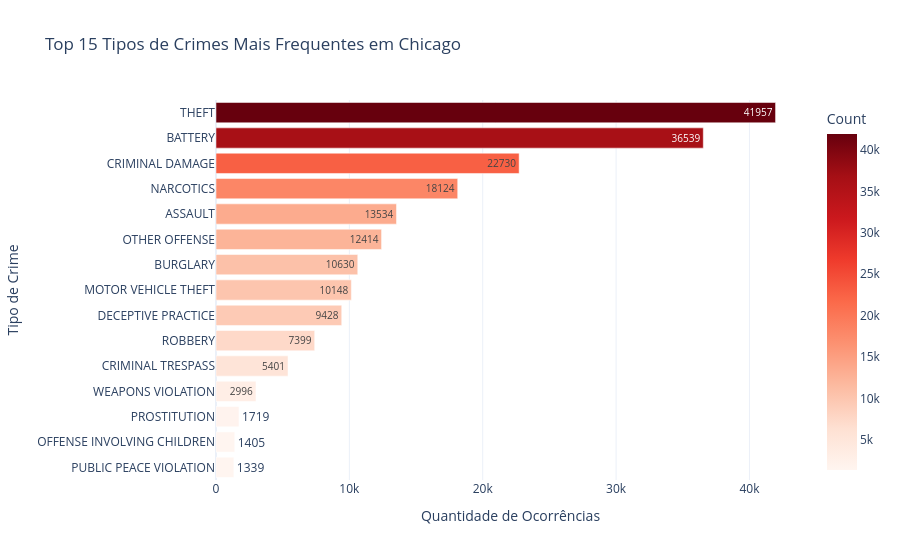

Notebook cell for this chart:
### Code cell
import pandas as pd
import plotly.express as px

# 1. Leitura do dataset
df = pd.read_csv("../data/chicago_crime_sample.csv")

# 2. Pré-processament, Converte a coluna 'date' para datetime
df['date'] = pd.to_datetime(df['date'], errors='coerce')

# 3. Contagem dos crimes (Top 15)
crime_counts = df["primary_type"].value_counts().reset_index()
crime_counts.columns = ["Crime Type", "Count"]
top_crimes = crime_counts.head(15)

# 4. Gráfico de Barras Interativo
fig = px.bar(
    top_crimes,
    x="Count", 
    y="Crime Type",
    orientation='h', # Barras horizontais para facilitar a leitura
    text="Count",
    title="Top 15 Tipos de Crimes Mais Frequentes em Chicago",
    color="Count", # Adiciona uma escala de cores baseada no volume
    color_continuous_scale="Reds"
)

# 5. Ajustes de layout
fig.update_layout(
    xaxis_title="Quantidade de Ocorrências",
    yaxis_title="Tipo de Crime",
    yaxis={'categoryorder':'total ascending'}, # Garante que o maior fique no topo
    template="plotly_white"
)

# Exibe o gráfico interativo
fig.show()

# salva como PNG
fig.write_html("../outputs/top15_crimes.html")

### Figure 1 — Plotly figure (JSON) as saved in the notebook; plotly's stock layout.template omitted (floating-point values rounded to 4 significant figures)
{"data": [{"hovertemplate": "Count=%{marker.color}<br>Crime Type=%{y}<extra></extra>", "legendgroup": "", "marker": {"color": [41957, 36539, 22730, 18124, 13534, 12414, 10630, 10148, 9428, 7399, 5401, 2996, 1719, 1405, 1339], "coloraxis": "coloraxis", "pattern": {"shape": ""}}, "name": "", "orientation": "h", "showlegend": false, "text": [41960.0, 36540.0, 22730.0, 18120.0, 13530.0, 12410.0, 10630.0, 10150.0, 9428.0, 7399.0, 5401.0, 2996.0, 1719.0, 1405.0, 1339.0], "textposition": "auto", "type": "bar", "x": [41957, 36539, 22730, 18124, 13534, 12414, 10630, 10148, 9428, 7399, 5401, 2996, 1719, 1405, 1339], "xaxis": "x", "y": ["THEFT", "BATTERY", "CRIMINAL DAMAGE", "NARCOTICS", "ASSAULT", "OTHER OFFENSE", "BURGLARY", "MOTOR VEHICLE THEFT", "DECEPTIVE PRACTICE", "ROBBERY", "CRIMINAL TRESPASS", "WEAPONS VIOLATION", "PROSTITUTION", "OFFENSE INVOLVING CHILDREN", "PUBLIC PEACE VIOLATION"], "yaxis": "y"}], "layout": {"barmode": "relative", "coloraxis": {"colorbar": {"title": {"text": "Count"}}, "colorscale": [[0, "rgb(255,245,240)"], [0.125, "rgb(254,224,210)"], [0.25, "rgb(252,187,161)"], [0.375, "rgb(252,146,114)"], [0.5, "rgb(251,106,74)"], [0.625, "rgb(239,59,44)"], [0.75, "rgb(203,24,29)"], [0.875, "rgb(165,15,21)"], [1, "rgb(103,0,13)"]]}, "legend": {"tracegroupgap": 0}, "title": {"text": "Top 15 Tipos de Crimes Mais Frequentes em Chicago"}, "xaxis": {"anchor": "y", "domain": [0, 1], "title": {"text": "Quantidade de Ocorrências"}}, "yaxis": {"anchor": "x", "categoryorder": "total ascending", "domain": [0, 1], "title": {"text": "Tipo de Crime"}}}}
